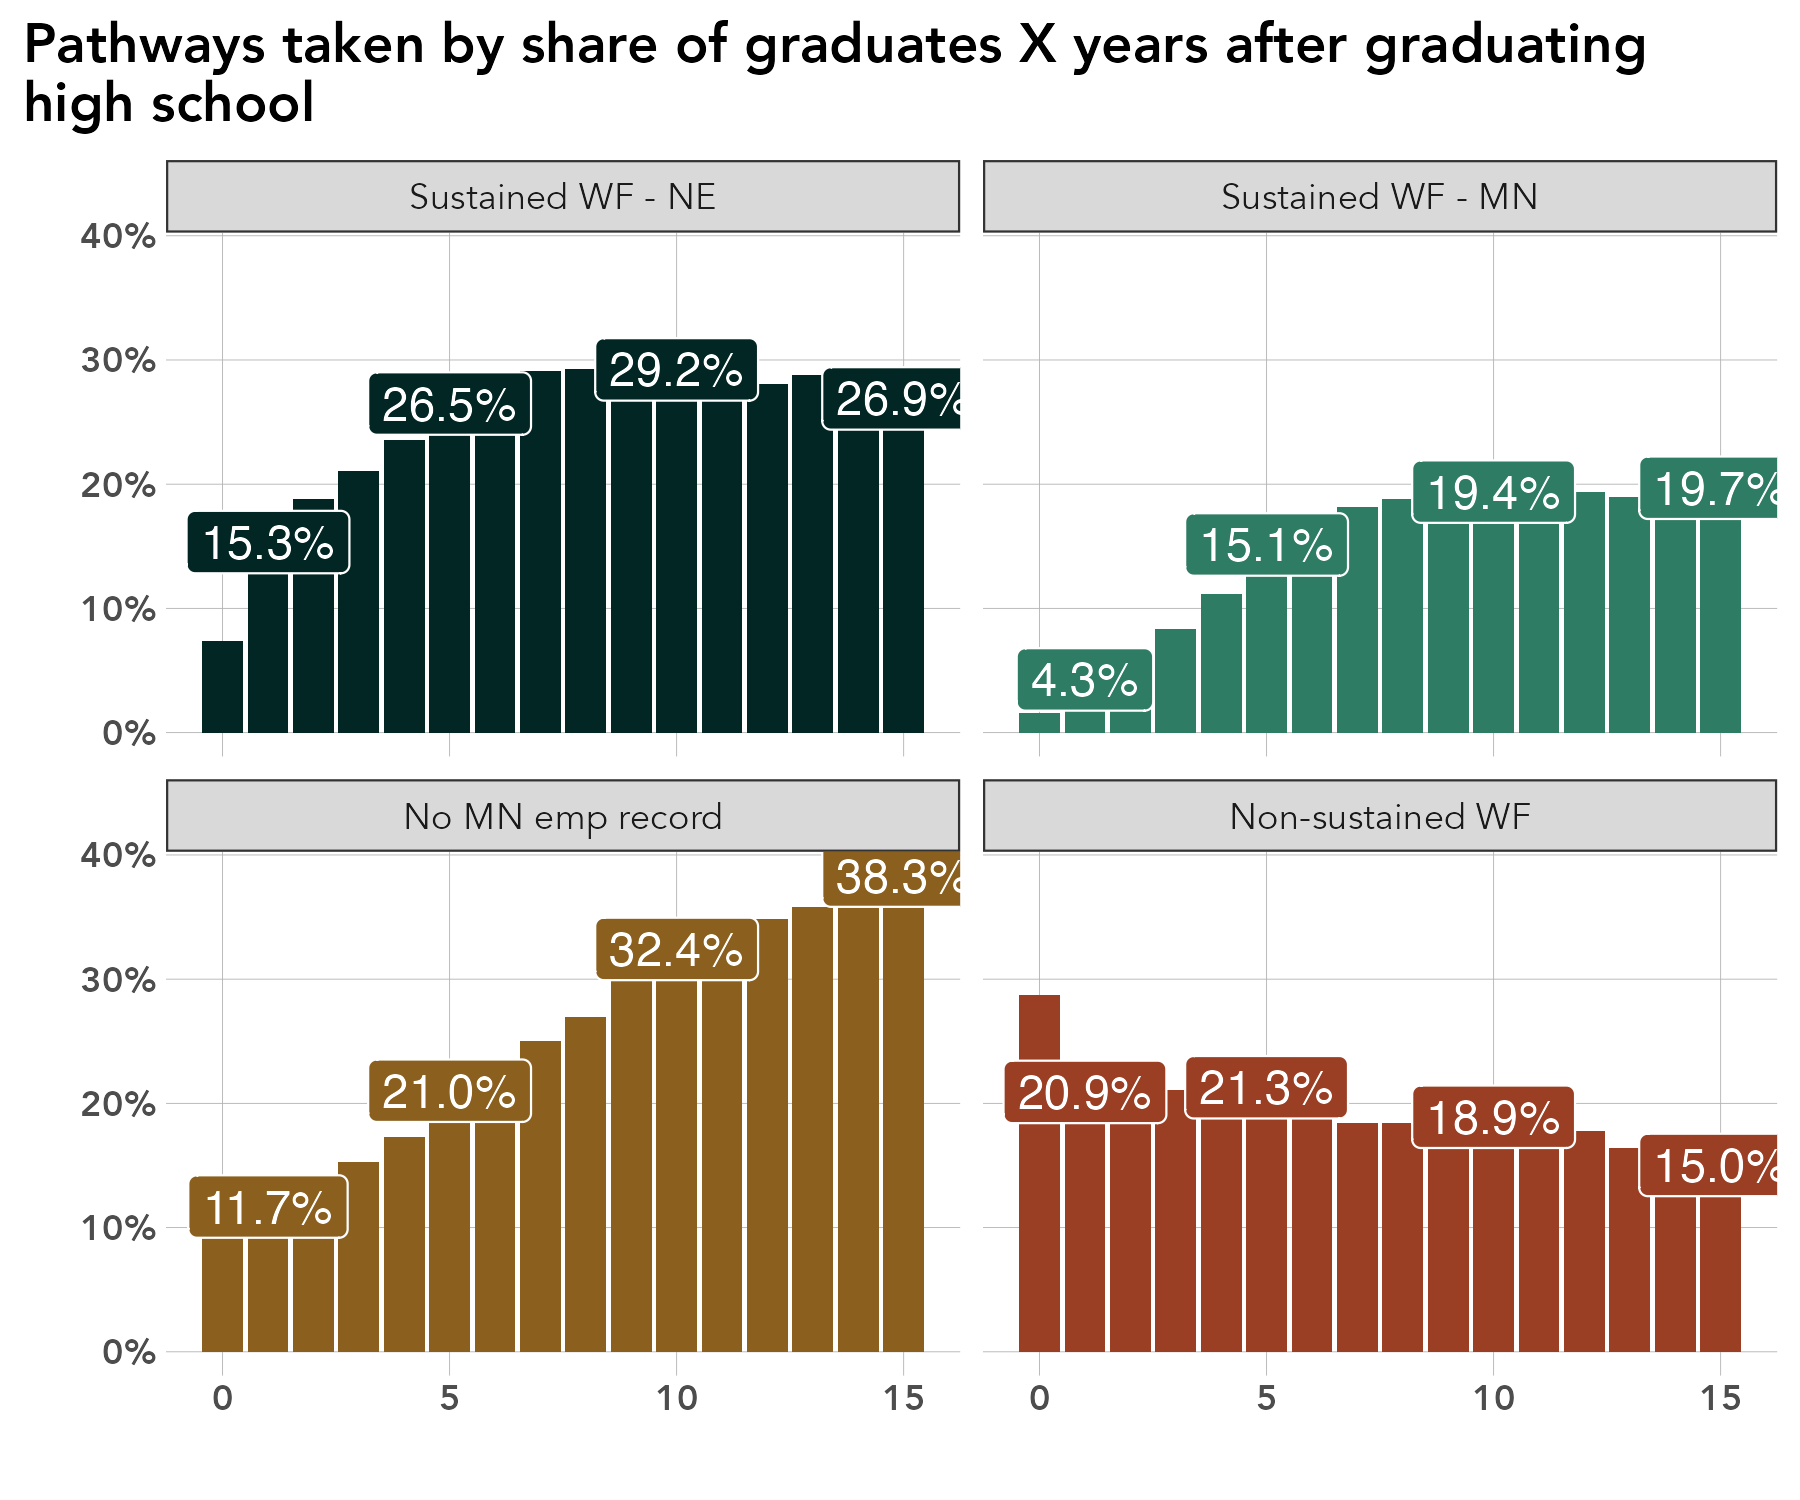

Reproduce this figure in R.
# library -----------------------------------------------------------------
library(tidyverse)
library(sf)
library(ggrepel)
library(scales)
library(ggiraph)
library(rmapshaper)
library(cowplot)
library(RColorBrewer)
library(readxl)
library(lubridate)
library(readxl)
library(systemfonts)
reset_font_cache()
library(ggtext)
library(janitor)
library(cowplot)


rm(list = ls())

# themes ------------------------------------------------------------------
theme_bar <- theme_bw() +
  theme(panel.grid.major = element_line(color = "grey70", size = 0.1),
        panel.grid.minor = element_blank(),
        axis.ticks = element_blank(),
        axis.text = element_text(face = "bold"),
        panel.border = element_blank(),
        legend.background = element_rect(fill = "transparent", color = "transparent"),
        legend.key = element_rect(fill = "transparent"),
        legend.key.size = unit(1, "lines"),
        legend.margin = margin(0,0,0,0),
        legend.title = element_blank(),
        legend.text = element_text(margin = margin(l = 2)),
        text = element_text(family = "Avenir") ,
        plot.title.position = "plot",
        plot.title = element_text(face = "bold"))

theme_line <- theme_bw() +
  theme(legend.background = element_rect(fill = "transparent", color = "transparent"),
        legend.key = element_rect(fill = "transparent"),
        legend.text = element_text(margin = margin(l = 2)),
        panel.grid.minor = element_blank(),
        panel.grid.major = element_line(color = "grey70", size = 0.1),
        axis.ticks = element_blank(),
        axis.text = element_text(face = "bold"),
        panel.border = element_blank(),
        legend.margin = margin(0,0,0,0),
        legend.key.size = unit(1, "lines"),
        text = element_text(family = "Avenir") ,
        plot.title.position = "plot",
        plot.title = element_text(face = "bold"))


theme_sf <- theme_bw() +
  theme(axis.text.x=element_blank(),
        axis.text.y=element_blank(),
        axis.ticks=element_blank(),
        panel.background = element_blank(),
        panel.grid.major = element_line(color = "white"),
        panel.border = element_blank(),
        legend.title = element_blank(),
        legend.text = element_text(margin = margin(l = 2)),
        legend.margin = margin(0,0,0,0),
        legend.key.size = unit(1, "lines"),
        text = element_text(family = "Avenir") ,
        plot.title.position = "plot",
        plot.title = element_text(face = "bold"))

regions <- read_csv("/Users/kellyasche/Library/CloudStorage/GoogleDrive-kasche@ruralmn.org/My Drive/Data Prep/R Projects/Join docs/county_regions.csv") %>%
  select(5,6) %>%
  unique() %>%
  mutate(edr = str_replace(edr, "  ", " "),
         planning.region = str_replace(planning.region, " Minnesota", ""),
         planning.region = fct_relevel(planning.region, "Northwest", "Northeast", "Central", "Seven County Mpls-St Paul", "Southwest", "Southeast"),
         edr = fct_relevel(edr, "EDR 1 - Northwest", "EDR 2 - Headwaters", "EDR 3 - Arrowhead", "EDR 4 - West Central", "EDR 5 - North Central", "EDR 6E- Southwest Central", "EDR 6W- Upper Minnesota Valley", "EDR 7E- East Central", "EDR 7W- Central", "EDR 8 - Southwest", "EDR 9 - South Central", "EDR 10 - Southeast", "EDR 11 - 7 County Twin Cities", "Minnesota"))

counties.regions <- read_csv("/Users/kellyasche/Library/CloudStorage/GoogleDrive-kasche@ruralmn.org/My Drive/Data Prep/R Projects/Join docs/county_regions.csv") %>%
  mutate(countyfp = formatC(countyfp, width = 3, flag = "0"),
         Name = str_to_title(Name),
         Name = str_replace(Name, "Q", "q"),
         Name = str_replace(Name, "Of The", "of the"),
         Name = str_replace(Name, "Mcleod", "McLeod"),
         Dem_Desc = ifelse(Name == "Minnesota", "Minnesota", Dem_Desc) ,
         edr = str_replace(edr, "  ", " "),
         planning.region = str_replace(planning.region, " Minnesota", ""),
         planning.region = fct_relevel(planning.region, "Northwest", "Northeast", "Central", "Seven County Mpls-St Paul", "Southwest", "Southeast"),
         edr = fct_relevel(edr, "EDR 1 - Northwest", "EDR 2 - Headwaters", "EDR 3 - Arrowhead", "EDR 4 - West Central", "EDR 5 - North Central", "EDR 6E- Southwest Central", "EDR 6W- Upper Minnesota Valley", "EDR 7E- East Central", "EDR 7W- Central", "EDR 8 - Southwest", "EDR 9 - South Central", "EDR 10 - Southeast", "EDR 11 - 7 County Twin Cities", "Minnesota"))

color.ruca <- c("Entirely rural" = "#009933", "Town/rural mix" = "#99CC33", "Urban/town/rural mix" = "#CC9966", "Entirely urban" = "#754C29", "Minnesota" = "black")

color.pr <- c("Northwest" = "#4575b4","Northeast" = "grey", "Central" = "#fee090", "Seven County Mpls-St Paul" = "#d73027", "Southwest" = "#91bfdb", "Southeast" = "#fc8d59", "Minnesota" = "black")

color.edr <- c("EDR 1 - Northwest" = "#b3cde3", "EDR 2 - Headwaters" = "#8c96c6", "EDR 3 - Arrowhead" = "#fe9929", "EDR 4 - West Central" = "#8856a7", "EDR 5 - North Central" = "#810f7c", "EDR 6E- Southwest Central" = "#e5f5f9", "EDR 6W- Upper Minnesota Valley" = "#bdc9e1", "EDR 7E- East Central" = "#99d8c9", "EDR 7W- Central" = "#2ca25f", "EDR 8 - Southwest" = "#74a9cf", "EDR 9 - South Central" = "#0570b0", "EDR 10 - Southeast" = "#d7301f", "EDR 11 - 7 County Twin Cities" = "#d8b365", "Minnesota" = "black")

color.pr.edr <- c ("Northwest" = "#4575b4","Northeast" = "#e0f3f8", "Central" = "#fee090", "Seven County Mpls-St Paul" = "#d73027", "Southwest" = "#91bfdb", "Southeast" = "#fc8d59", "Minnesota" = "black", "EDR 1 - Northwest" = "#b3cde3", "EDR 2 - Headwaters" = "#8c96c6", "EDR 3 - Arrowhead" = "#fe9929", "EDR 4 - West Central" = "#8856a7", "EDR 5 - North Central" = "#810f7c", "EDR 6E- Southwest Central" = "#e5f5f9", "EDR 6W- Upper Minnesota Valley" = "#bdc9e1", "EDR 7E- East Central" = "#99d8c9", "EDR 7W- Central" = "#2ca25f", "EDR 8 - Southwest" = "#74a9cf", "EDR 9 - South Central" = "#0570b0", "EDR 10 - Southeast" = "#d7301f", "EDR 11 - 7 County Twin Cities" = "#d8b365")

color.six <- c("#009933", "#4575b4", "grey", "#fee090", "#fc8d59", "#d73027")

mn_counties <- st_read("/Users/kellyasche/Library/CloudStorage/GoogleDrive-kasche@ruralmn.org/My Drive/Data Prep/R Projects/Shapefiles/County shapefiles/MNCounties_MNDOT.shp", quiet = TRUE) %>%
  ms_simplify(keep = .01, keep_shapes = TRUE) %>%
  rename("countyfp" = "FIPS_CODE")

primary_colors <- c("#012623", "#2E7C63", "#8B601F", "#9B3F24", "grey")

alt_colors     <- c("#012623", "#9B3F24", "#E6A762", "#8B601F", "#222222")

expanded_colors <- c("#012623",   # Deep Field Green
                     "#9B3F24",   # Earth Red
                     "#2E7C63",   # Community Green
                     "#E6A762",   # Warm Accent
                     "#8B601F",   # Heritage Brown
                     "#0F5952",   # Secondary Green
                     "#222222",   # Dark Neutral
                     "grey")      # Light-mid neutral


# Prep data ---------------------------------------------------------------

original <- read_csv("Data/SLEDS/Masters/States/annual-seven-states.csv")

data <- original %>%
  mutate(states = ifelse(states %in% c("Meaningful emp County", "Meaningful emp EDR"), "Sustained WF - NE", states),
         states = ifelse(states == "Meaningful emp MN", "Sustained WF - MN", states),
         states = ifelse(states == "No MN emp record, not attending ps", "No MN emp record", states),
         states = ifelse(states == "Not meaningful, not attending ps", "Non-sustained WF", states),
         states = as.factor(states)) %>%
  select(grad.year, states) %>%
  filter(states != "After 2023") %>%
  group_by(grad.year, states) %>%
  summarize(n = n()) %>%
  ungroup() %>%
  group_by(grad.year) %>%
  mutate(share = n / sum(n)) %>%
  ungroup() %>%
  mutate(grad.year = str_sub(grad.year, -2, -1),
         grad.year = str_replace(grad.year, "[.]", ""),
         grad.year = as.numeric(grad.year),
         states = fct_relevel(states, "Sustained WF - NE", "Sustained WF - MN", "No MN emp record", "Non-sustained WF", "Attending ps"),
         data_id = seq(n())) %>%
  group_by(grad.year) %>%
  arrange(desc(states)) %>%
  mutate(cum.pct = cumsum(share),
         x.loc = cum.pct - ((cum.pct - lag(cum.pct)) / 2),
         x.loc = ifelse(states == "Attending ps", cum.pct/2, x.loc),
         x.loc = ifelse(states == "Non-sustained WF" & is.na(x.loc), cum.pct /2, x.loc)) %>%
  ungroup()


# Create chart ------------------------------------------------------------
names(data)

ggplot(data = filter(data, states != "Attending ps"), aes(grad.year, share, fill = states, group = states)) +
  facet_wrap(~states, ncol = 2) +
  geom_col(position = "dodge") +
  geom_label(data = filter(data, states != "Attending ps", grad.year %in% c(1,5,10, 15)), aes(label = percent(share, accuracy = .1)), show.legend = FALSE, position = position_dodge(width = .9), color = "white", size = 4) +
  labs(x="", y = "", title = "Pathways taken by share of graduates X years after graduating\nhigh school")+
  scale_y_continuous(labels=scales::percent) +
  theme_bar+
  scale_fill_manual(values = primary_colors,
                    guide = guide_legend(ncol = 2)) +
  theme(legend.position = "none")

ggsave(filename = "Charts/Draft 4/states.pdf", device = cairo_pdf, dpi = "print", width = 6, height = 5)

ggsave(filename = "Charts/Draft 4/states.png", dpi = "print", width = 6, height = 5)

names(data)

ggplot(data, aes(grad.year, share, fill = states, group = states)) +
  geom_area_interactive(aes(data_id = data_id, tooltip = paste("State: ", states, "\n", percent(share, accuracy = .1), sep = ""))) +
  geom_label(data = filter(data, grad.year %in% c(1, 5, 7, 10)), aes(y = x.loc, x = grad.year, label = percent(share, accuracy = .1)), show.legend = FALSE) +
  labs(x="Years after high school", y = "Proportion of high school graduates", color="", title = "Workforce outcomes by years after graduating high school")+
  scale_y_continuous(labels=scales::percent)+
  scale_x_continuous(breaks = seq(0, 20, 2)) +
  theme_bar+
  scale_fill_manual(values = brewer.pal(n = 7, "RdYlBu"),
                    guide = guide_legend(ncol = 3)) +
  theme(legend.position = "bottom")

ggsave(filename = "Charts/Paper report/states.pdf", device = cairo_pdf, dpi = "print", width = 6.5, height = 5)

ggsave(filename = "Charts/Paper report/states.png", dpi = "print", width = 6.5, height = 5)
